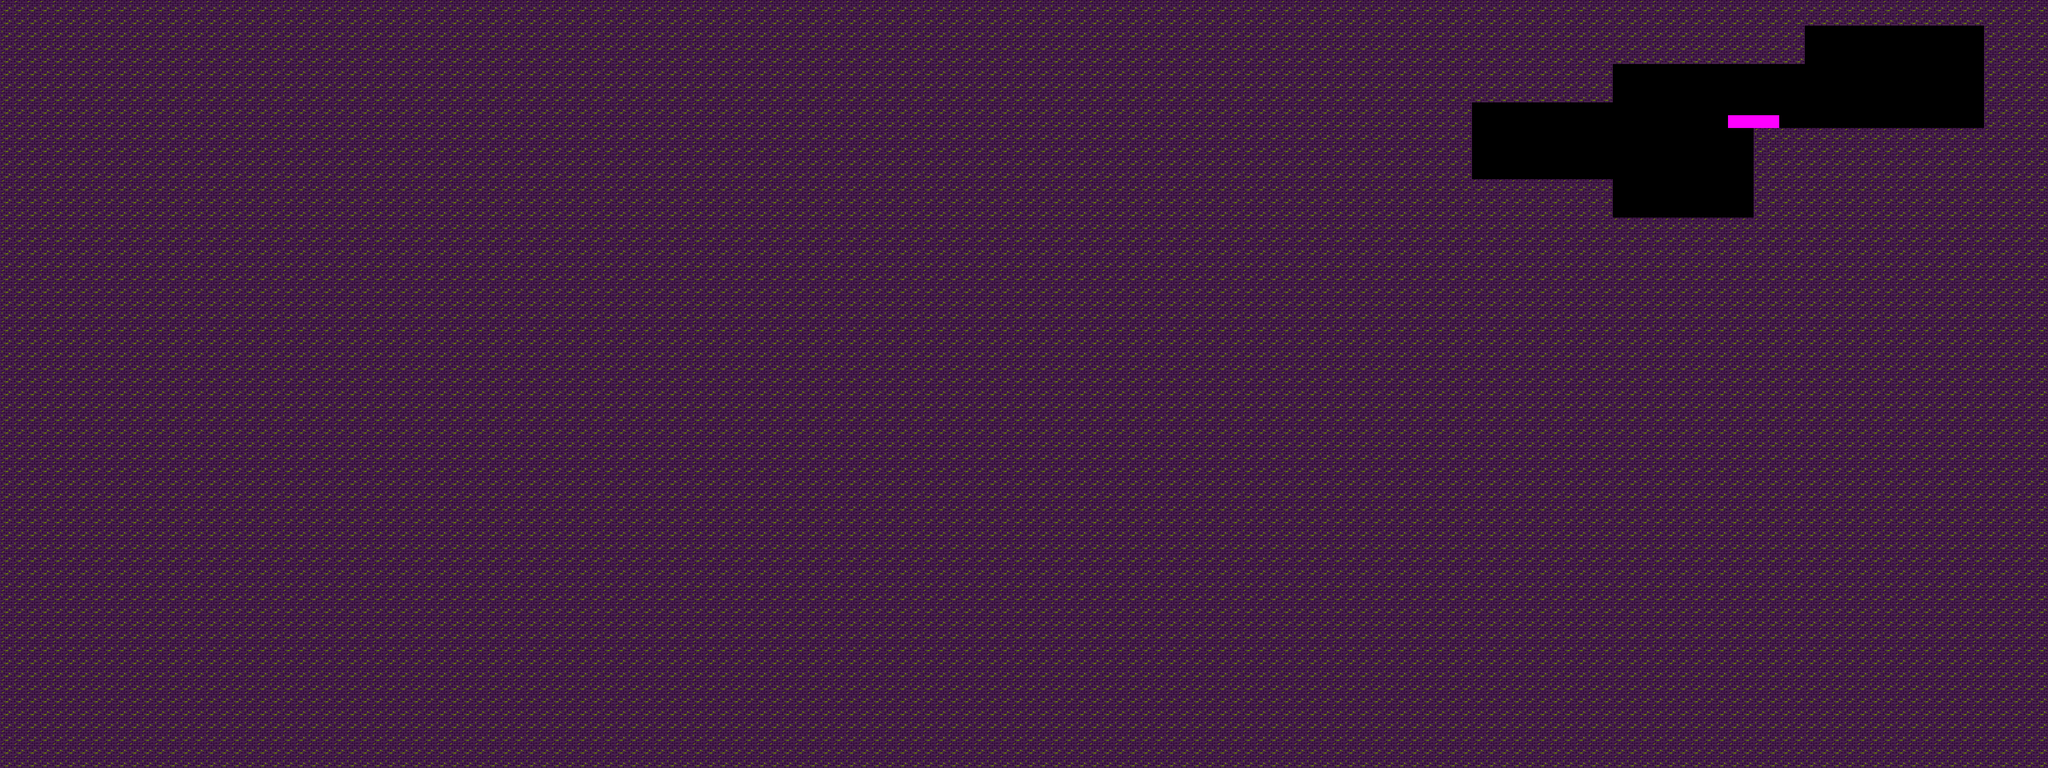

This is a level from a 2D game, rendered from its Tiled map with the project's own tilesets. A one-line summary and the map file follow, with tile-layer data summarised:
An orthogonal 160x60 tile map with 32x32 px tiles, 1 tile layer (Capa de Patrones 1) and 15 objects.

<map version="1.0" orientation="orthogonal" renderorder="right-down" width="160" height="60" tilewidth="32" tileheight="32" nextobjectid="1">
 <tileset firstgid="1" name="Titles suelo2" tilewidth="32" tileheight="32" tilecount="24" columns="6">
  <image source="../Tilesets/Titles suelo2.png" trans="ff00ff" width="192" height="128" />
  <tile id="0">
   <objectgroup draworder="index">
    <object id="0" x="0" y="0" width="32" height="32" />
   </objectgroup>
  </tile>
  <tile id="1">
   <objectgroup draworder="index">
    <object id="0" x="0" y="0" width="32" height="32" />
   </objectgroup>
  </tile>
  <tile id="2">
   <objectgroup draworder="index">
    <object id="0" x="0" y="0" width="32" height="32" />
   </objectgroup>
  </tile>
  <tile id="3">
   <objectgroup draworder="index">
    <object id="0" x="0" y="0" width="32" height="32" />
   </objectgroup>
  </tile>
  <tile id="4">
   <objectgroup draworder="index">
    <object id="0" x="0" y="0" width="32" height="32" />
   </objectgroup>
  </tile>
  <tile id="5">
   <objectgroup draworder="index">
    <object id="0" x="0" y="0" width="32" height="32" />
   </objectgroup>
  </tile>
  <tile id="6">
   <objectgroup draworder="index">
    <object id="0" x="0" y="0" width="32" height="32" />
   </objectgroup>
  </tile>
  <tile id="7">
   <objectgroup draworder="index">
    <object id="0" x="0" y="0" width="32" height="32" />
   </objectgroup>
  </tile>
  <tile id="8">
   <objectgroup draworder="index">
    <object id="0" x="0" y="0" width="32" height="32" />
   </objectgroup>
  </tile>
  <tile id="9">
   <objectgroup draworder="index">
    <object id="0" x="0" y="0" width="32" height="32" />
   </objectgroup>
  </tile>
  <tile id="11">
   <objectgroup draworder="index">
    <object id="0" x="0" y="0" width="32" height="32" />
   </objectgroup>
  </tile>
  <tile id="12">
   <objectgroup draworder="index">
    <object id="0" x="0" y="0" width="32" height="32" />
   </objectgroup>
  </tile>
  <tile id="13">
   <objectgroup draworder="index">
    <object id="0" x="0" y="0" width="32" height="32" />
   </objectgroup>
  </tile>
  <tile id="14">
   <objectgroup draworder="index">
    <object id="0" x="0" y="0" width="32" height="32" />
   </objectgroup>
  </tile>
  <tile id="16">
   <objectgroup draworder="index">
    <object id="0" x="0" y="0" width="32" height="32" />
   </objectgroup>
  </tile>
 </tileset>
 <layer name="Capa de Patrones 1" width="160" height="60">
  <data>[9600 cells, 9274 non-empty, 2 distinct tile ids]</data>
 </layer>
</map>